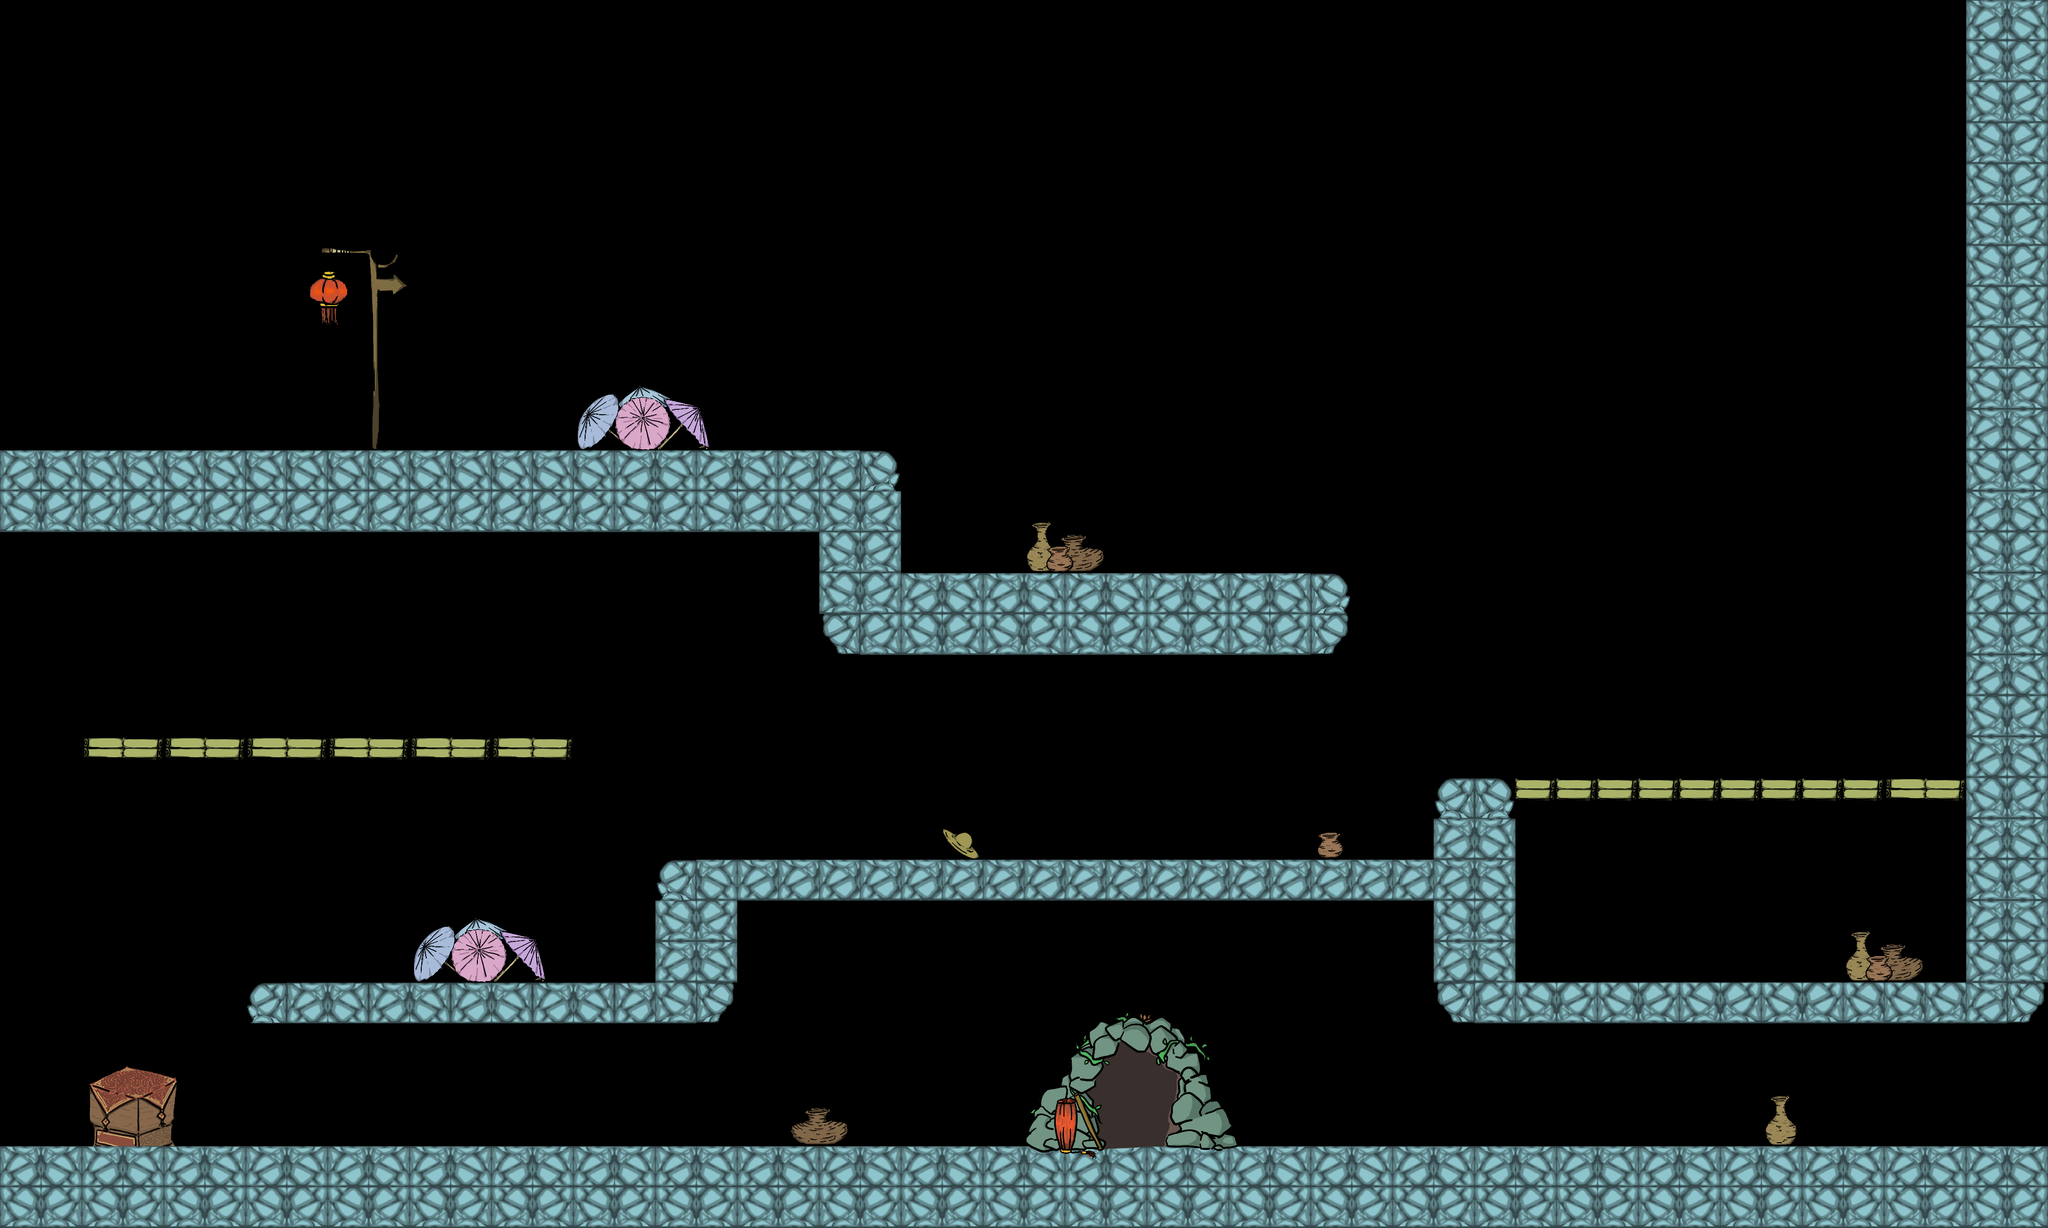

A 2D game scene composited from a Tiled map and its tileset images. What follows is a short description and the map's XML, with each tile layer's data collapsed to a summary:
An orthogonal 50x30 tile map with 84x84 px tiles, 3 tile layers (table, wall, goods) and 25 objects.

<map version="1.2" tiledversion="1.2.5" orientation="orthogonal" renderorder="right-down" width="50" height="30" tilewidth="84" tileheight="84" infinite="0" nextlayerid="23" nextobjectid="105">
 <tileset firstgid="1" name="gameMap" tilewidth="84" tileheight="84" tilecount="276" columns="23">
  <image source="gameMap.png" width="1932" height="1010" />
 </tileset>
 <layer id="19" name="table" width="50" height="30">
  <data>[1500 cells, 9 non-empty, 9 distinct tile ids]</data>
 </layer>
 <layer id="20" name="wall" width="50" height="30">
  <data>[1500 cells, 283 non-empty, 12 distinct tile ids]</data>
 </layer>
 <layer id="21" name="goods" width="50" height="30">
  <data>[1500 cells, 92 non-empty, 64 distinct tile ids]</data>
 </layer>
 <objectgroup id="5" name="sp wtable">
  <object id="69" x="176" y="2188" width="168" height="168" />
 </objectgroup>
 <objectgroup id="6" name="sp stable" />
 <objectgroup id="8" name="sp seesaw" />
 <objectgroup id="10" name="sp platform">
  <object id="87" x="3108" y="1596" width="924" height="84" />
  <object id="88" x="180" y="1516" width="1008" height="84" />
 </objectgroup>
 <objectgroup id="11" name="sp trampoline" />
 <objectgroup id="9" name="sp wall">
  <object id="70" x="0" y="2352" width="4200" height="168" />
  <object id="75" x="503.273" y="2016" width="1008.73" height="84" />
  <object id="79" x="1344" y="1848" width="168" height="168" />
  <object id="80" x="1356" y="1764" width="1596" height="84" />
  <object id="81" x="2952" y="1604" width="144" height="388" />
  <object id="82" x="2940" y="2016" width="1260" height="84" />
  <object id="83" x="4032" y="0" width="168" height="2016" />
  <object id="84" x="1851" y="1175" width="904" height="168" />
  <object id="86" x="0" y="924" width="1845.33" height="168" />
  <object id="99" x="4" y="2540" width="4200" height="84" />
  <object id="100" x="4192" y="-132" width="84" height="2772" />
  <object id="102" x="-88" y="-80" width="84" height="2688" />
  <object id="103" x="0" y="-84" width="4200" height="84" />
  <object id="104" x="1681.33" y="1093.69" width="165.333" height="248.667" />
 </objectgroup>
 <objectgroup id="12" name="sp monster">
  <properties>
   <property name="name" value="" />
  </properties>
  <object id="92" x="1720" y="2156">
   <properties>
    <property name="name" value="mushroom" />
   </properties>
   <point />
  </object>
  <object id="93" x="984" y="1864">
   <properties>
    <property name="name" value="bottle" />
   </properties>
   <point />
  </object>
  <object id="94" x="1756" y="1608">
   <properties>
    <property name="name" value="dinosaur" />
   </properties>
   <point />
  </object>
  <object id="95" x="2516" y="1596">
   <properties>
    <property name="name" value="mushroom" />
   </properties>
   <point />
  </object>
  <object id="96" x="672" y="1352">
   <properties>
    <property name="name" value="bird" />
   </properties>
   <point />
  </object>
  <object id="97" x="3528" y="1852">
   <properties>
    <property name="name" value="dinosaur" />
   </properties>
   <point />
  </object>
 </objectgroup>
 <objectgroup id="13" name="sp door">
  <object id="89" x="2184" y="2100" width="252" height="252" />
 </objectgroup>
 <objectgroup id="14" name="sp boy">
  <object id="90" x="672" y="732">
   <point />
  </object>
 </objectgroup>
</map>